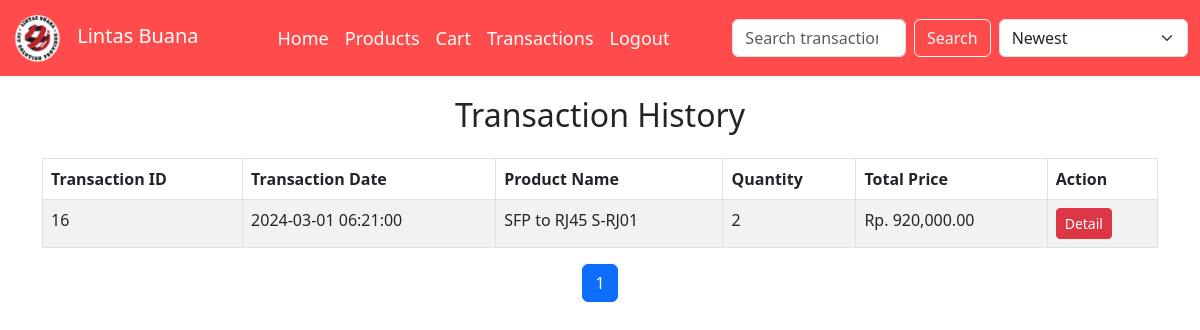
The page /cust/transaction_history.php (signed in) on the database its author committed.
### tables this page shows
CREATE TABLE `transaction_detail` (
  `transaction_detail_id` int(11) NOT NULL,
  `transaction_id` int(11) NOT NULL,
  `product_id` int(11) NOT NULL,
  `quantity` int(11) NOT NULL,
  `total_price` decimal(10,2) NOT NULL,
  `status` enum('cancelled','pending','completed') NOT NULL DEFAULT 'pending',
  `payment_proof` varchar(255) NOT NULL,
  `transaction_description` varchar(255) DEFAULT 'sedang diproses'
);

CREATE TABLE `transaction` (
  `transaction_id` int(11) NOT NULL,
  `transaction_date` datetime DEFAULT current_timestamp(),
  `customer_id` int(11) DEFAULT NULL,
  `admin_id` int(11) DEFAULT NULL
);

CREATE TABLE `product` (
  `product_id` int(11) NOT NULL,
  `product_name` varchar(100) NOT NULL,
  `product_price` decimal(10,2) NOT NULL,
  `product_description` text DEFAULT NULL,
  `category_id` int(11) NOT NULL,
  `product_image` varchar(255) NOT NULL,
  `product_stock` int(11) NOT NULL
);

### cust/transaction_history.php (the view, shortened to what this page needs)
<?php
include 'config.php';
$customer_id = $_SESSION['customer_id'];
$transactionsPerPage = 8;
$page = isset($_GET['page']) ? $_GET['page'] : 1;
$startFrom = ($page - 1) * $transactionsPerPage;
$searchQuery = isset($_GET['search']) ? $_GET['search'] : '';
$sortOrder = isset($_GET['sort']) ? $_GET['sort'] : 'DESC';
if ($searchQuery != '') {
    $queryTransactions = "SELECT t.transaction_id, t.transaction_date,
                                  p.product_name, td.quantity, td.total_price
                           FROM transaction t
                           JOIN transaction_detail td ON t.transaction_id = td.transaction_id
                           JOIN product p ON td.product_id = p.product_id
                           WHERE t.customer_id = '$customer_id'
                           AND (t.transaction_id LIKE '%$searchQuery%'
                                OR p.product_name LIKE '%$searchQuery%')
                           ORDER BY t.transaction_date $sortOrder
                           LIMIT $startFrom, $transactionsPerPage";
} else {
    $queryTransactions = "SELECT t.transaction_id, t.transaction_date,
                                  p.product_name, td.quantity, td.total_price
                           FROM transaction t
                           JOIN transaction_detail td ON t.transaction_id = td.transaction_id
                           JOIN product p ON td.product_id = p.product_id
                           WHERE t.customer_id = '$customer_id'
                           ORDER BY t.transaction_date $sortOrder
                           LIMIT $startFrom, $transactionsPerPage";
}
$resultTransactions = mysqli_query($conn, $queryTransactions);
if ($searchQuery != '') {
    $totalQuery = "SELECT COUNT(*) AS total
                   FROM transaction t
                   JOIN transaction_detail td ON t.transaction_id = td.transaction_id
                   JOIN product p ON td.product_id = p.product_id
                   WHERE t.customer_id = '$customer_id'
                   AND (t.transaction_id LIKE '%$searchQuery%'
                        OR p.product_name LIKE '%$searchQuery%')";
} else {
    $totalQuery = "SELECT COUNT(*) AS total
                   FROM transaction
                   WHERE customer_id = '$customer_id'";
}
$totalResult = mysqli_query($conn, $totalQuery);
$totalRow = mysqli_fetch_assoc($totalResult);
$totalTransactions = $totalRow['total'];
$totalPages = ceil($totalTransactions / $transactionsPerPage);
?>
<!DOCTYPE html>
<html lang="en">
<head>
    <link href="style.css" rel="stylesheet">
    <link href="https://cdn.jsdelivr.net/npm/bootstrap@5.3.0-alpha1/dist/css/bootstrap.min.css" rel="stylesheet">
</head>
<body>
<header>
        <nav class="navbar navbar-expand-lg navbar-dark fixed-top">
            <div class="container-fluid">
                <a class="navbar-brand" href="index.php">
                    <img src="images/logo.png" alt="Logo"> Lintas Buana
                </a>
                <div class="collapse navbar-collapse" id="navbarNav">
                    <ul class="navbar-nav ms-auto">
                        <li class="nav-item">
                            <a class="nav-link" href="index.php">Home</a>
                        </li>
                        <li class="nav-item">
                            <a class="nav-link" href="products.php">Products</a>
                        </li>
                        <?php if(isset($_SESSION['username'])): ?>
                            <li class="nav-item">
                                <a class="nav-link" href="cart.php">Cart</a>
                            </li>
                            <li class="nav-item">
                                <a class="nav-link active" href="transaction_history.php">Transactions</a>
                            </li>
                            <li class="nav-item">
                                <a class="nav-link" href="logout.php">Logout</a>
                            </li>
                        <?php endif; ?>
                    </ul>
                    <form class="d-flex ms-auto" method="GET" action="transaction_history.php">
                        <input class="form-control me-2" type="search" placeholder="Search transaction" name="search" value="<?php echo $searchQuery; ?>">
                        <button class="btn btn-outline-light me-2" type="submit">Search</button>
                        <select class="form-select" name="sort" onchange="this.form.submit()">
                            <option value="DESC" <?php echo ($sortOrder == 'DESC') ? 'selected' : ''; ?>>Newest</option>
                        </select>
                    </form>
                </div>
            </div>
        </nav>
    </header>
<div class="container my-4">
    <h2 class="text-center mb-4">Transaction History</h2>
    <table class="table table-bordered table-striped">
        <thead>
            <tr>
                <th>Transaction ID</th>
                <th>Transaction Date</th>
                <th>Product Name</th>
                <th>Quantity</th>
                <th>Total Price</th>
                <th>Action</th>
            </tr>
        </thead>
        <tbody>
            <?php if (mysqli_num_rows($resultTransactions) > 0): ?>
                <?php while ($transaction = mysqli_fetch_assoc($resultTransactions)): ?>
                    <tr>
                        <td><?php echo $transaction['transaction_id']; ?></td>
                        <td><?php echo $transaction['transaction_date']; ?></td>
                        <td><?php echo $transaction['product_name']; ?></td>
                        <td><?php echo $transaction['quantity']; ?></td>
                        <td>Rp. <?php echo number_format($transaction['total_price'], 2); ?></td>
                        <td>
                            <a href="transaction_detail.php?transaction_id=<?php echo $transaction['transaction_id']; ?>" class="btn btn-danger btn-sm">Detail</a>
                        </td>
                    </tr>
                <?php endwhile; ?>
            <?php else: ?>
                <tr>
                    <td colspan="6" class="text-center">No transaction history found. <a href="products.php">Shop now</a>.</td>
                </tr>
            <?php endif; ?>
        </tbody>
    </table>
    <nav aria-label="Page navigation">
        <ul class="pagination justify-content-center">
            <?php for ($i = 1; $i <= $totalPages; $i++): ?>
                <li class="page-item <?php echo ($i == $page) ? 'active' : ''; ?>">
                    <a class="page-link" href="transaction_history.php?page=<?php echo $i; ?>&search=<?php echo $searchQuery; ?>&sort=<?php echo $sortOrder; ?>"><?php echo $i; ?></a>
                </li>
            <?php endfor; ?>
        </ul>
    </nav>
</div>
</body>
</html>

### cust/style.css (style rules this page uses)
body { background-color: #f4f4f4; color: #333; }
header { background-color: #FF4B4B; color: white; padding: 1px 0; }
.navbar.fixed-top { background-color: #FF4B4B !important; color: white; }
.navbar-brand img { width: 50px; height: 50px; margin-right: 10px; }
.navbar-dark .navbar-nav .nav-link { color: #ffffff; font-size: 18px; }

### cust/transaction_history.php (style rules this page uses)
body { padding-top: 70px; }

### rows shown on the page
transaction_detail: transaction.transaction_id "16", transaction.transaction_date "2024-03-01 06:21:00", product.product_name "SFP to RJ45 S-RJ01", quantity "2", total_price "920,000.00"
